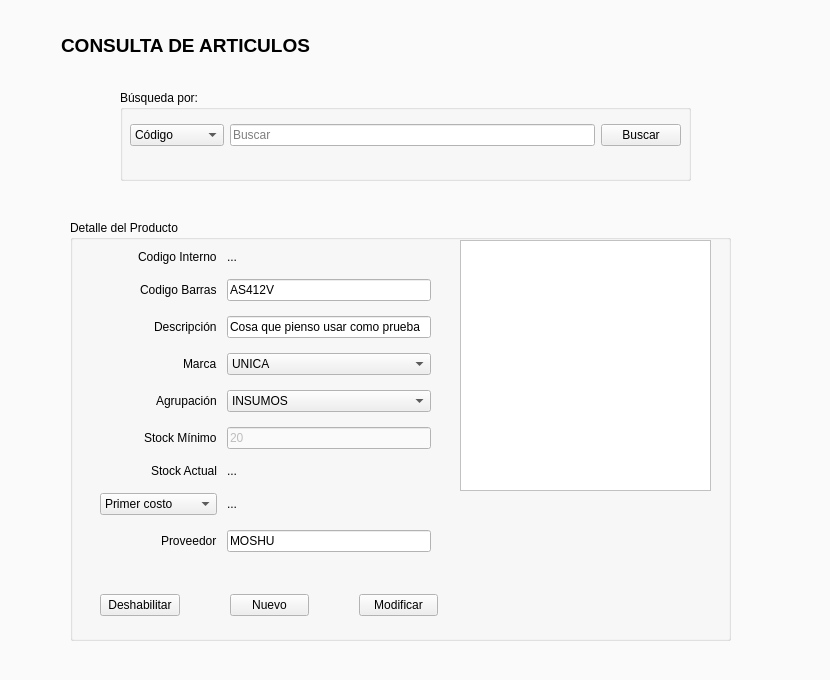
<?xml version="1.0" encoding="UTF-8"?>
<ui version="4.0">
 <class>Form</class>
 <widget class="QWidget" name="Form">
  <property name="geometry">
   <rect>
    <x>0</x>
    <y>0</y>
    <width>830</width>
    <height>680</height>
   </rect>
  </property>
  <property name="palette">
   <palette>
    <active>
     <colorrole role="Base">
      <brush brushstyle="SolidPattern">
       <color alpha="255">
        <red>255</red>
        <green>255</green>
        <blue>255</blue>
       </color>
      </brush>
     </colorrole>
     <colorrole role="Window">
      <brush brushstyle="SolidPattern">
       <color alpha="255">
        <red>250</red>
        <green>250</green>
        <blue>250</blue>
       </color>
      </brush>
     </colorrole>
    </active>
    <inactive>
     <colorrole role="Base">
      <brush brushstyle="SolidPattern">
       <color alpha="255">
        <red>255</red>
        <green>255</green>
        <blue>255</blue>
       </color>
      </brush>
     </colorrole>
     <colorrole role="Window">
      <brush brushstyle="SolidPattern">
       <color alpha="255">
        <red>250</red>
        <green>250</green>
        <blue>250</blue>
       </color>
      </brush>
     </colorrole>
    </inactive>
    <disabled>
     <colorrole role="Base">
      <brush brushstyle="SolidPattern">
       <color alpha="255">
        <red>250</red>
        <green>250</green>
        <blue>250</blue>
       </color>
      </brush>
     </colorrole>
     <colorrole role="Window">
      <brush brushstyle="SolidPattern">
       <color alpha="255">
        <red>250</red>
        <green>250</green>
        <blue>250</blue>
       </color>
      </brush>
     </colorrole>
    </disabled>
   </palette>
  </property>
  <property name="windowTitle">
   <string>Form</string>
  </property>
  <widget class="QGroupBox" name="groupBox_6">
   <property name="geometry">
    <rect>
     <x>120</x>
     <y>90</y>
     <width>571</width>
     <height>91</height>
    </rect>
   </property>
   <property name="title">
    <string>Búsqueda por:</string>
   </property>
   <widget class="QWidget" name="layoutWidget">
    <property name="geometry">
     <rect>
      <x>10</x>
      <y>20</y>
      <width>551</width>
      <height>51</height>
     </rect>
    </property>
    <layout class="QHBoxLayout" name="horizontalLayout_2">
     <item>
      <widget class="QComboBox" name="comboBox_4">
       <item>
        <property name="text">
         <string>Código</string>
        </property>
       </item>
       <item>
        <property name="text">
         <string>Descripción</string>
        </property>
       </item>
      </widget>
     </item>
     <item>
      <widget class="QLineEdit" name="buscador">
       <property name="mouseTracking">
        <bool>false</bool>
       </property>
       <property name="frame">
        <bool>true</bool>
       </property>
       <property name="placeholderText">
        <string>Buscar</string>
       </property>
      </widget>
     </item>
     <item>
      <widget class="QPushButton" name="pushButton_8">
       <property name="text">
        <string>Buscar</string>
       </property>
       <property name="icon">
        <iconset>
         <normaloff>iconos/iconos/search.ico</normaloff>iconos/iconos/search.ico</iconset>
       </property>
       <property name="iconSize">
        <size>
         <width>20</width>
         <height>20</height>
        </size>
       </property>
      </widget>
     </item>
    </layout>
   </widget>
  </widget>
  <widget class="QGroupBox" name="groupBox_5">
   <property name="geometry">
    <rect>
     <x>70</x>
     <y>220</y>
     <width>661</width>
     <height>421</height>
    </rect>
   </property>
   <property name="title">
    <string>Detalle del Producto</string>
   </property>
   <widget class="QWidget" name="formLayoutWidget">
    <property name="geometry">
     <rect>
      <x>20</x>
      <y>20</y>
      <width>351</width>
      <height>348</height>
     </rect>
    </property>
    <layout class="QFormLayout" name="detalle">
     <property name="labelAlignment">
      <set>Qt::AlignRight|Qt::AlignTrailing|Qt::AlignVCenter</set>
     </property>
     <property name="horizontalSpacing">
      <number>10</number>
     </property>
     <property name="verticalSpacing">
      <number>15</number>
     </property>
     <property name="leftMargin">
      <number>10</number>
     </property>
     <property name="topMargin">
      <number>10</number>
     </property>
     <property name="rightMargin">
      <number>10</number>
     </property>
     <property name="bottomMargin">
      <number>10</number>
     </property>
     <item row="0" column="0">
      <widget class="QLabel" name="label_2">
       <property name="text">
        <string>Codigo Interno</string>
       </property>
      </widget>
     </item>
     <item row="1" column="0">
      <widget class="QLabel" name="label_3">
       <property name="text">
        <string>Codigo Barras</string>
       </property>
      </widget>
     </item>
     <item row="1" column="1">
      <widget class="QLineEdit" name="art_cod_barras">
       <property name="text">
        <string>AS412V</string>
       </property>
      </widget>
     </item>
     <item row="2" column="0">
      <widget class="QLabel" name="label_5">
       <property name="text">
        <string>Descripción</string>
       </property>
      </widget>
     </item>
     <item row="2" column="1">
      <widget class="QLineEdit" name="art_descripcion">
       <property name="text">
        <string>Cosa que pienso usar como prueba</string>
       </property>
      </widget>
     </item>
     <item row="3" column="0">
      <widget class="QLabel" name="label_7">
       <property name="text">
        <string>Marca</string>
       </property>
      </widget>
     </item>
     <item row="3" column="1">
      <widget class="QComboBox" name="art_marca">
       <item>
        <property name="text">
         <string>UNICA</string>
        </property>
       </item>
       <item>
        <property name="text">
         <string>TORNO</string>
        </property>
       </item>
      </widget>
     </item>
     <item row="4" column="0">
      <widget class="QLabel" name="label_10">
       <property name="text">
        <string>Agrupación</string>
       </property>
      </widget>
     </item>
     <item row="4" column="1">
      <widget class="QComboBox" name="art_agrupacion">
       <item>
        <property name="text">
         <string>INSUMOS</string>
        </property>
       </item>
       <item>
        <property name="text">
         <string>REPARACION</string>
        </property>
       </item>
       <item>
        <property name="text">
         <string>INVERSION</string>
        </property>
       </item>
      </widget>
     </item>
     <item row="5" column="0">
      <widget class="QLabel" name="label_9">
       <property name="text">
        <string>Stock Mínimo</string>
       </property>
      </widget>
     </item>
     <item row="5" column="1">
      <widget class="QLineEdit" name="art_stock_minimo">
       <property name="enabled">
        <bool>false</bool>
       </property>
       <property name="text">
        <string>20</string>
       </property>
      </widget>
     </item>
     <item row="6" column="0">
      <widget class="QLabel" name="label_12">
       <property name="text">
        <string>Stock Actual</string>
       </property>
      </widget>
     </item>
     <item row="8" column="0">
      <widget class="QLabel" name="label_14">
       <property name="text">
        <string>Proveedor</string>
       </property>
      </widget>
     </item>
     <item row="8" column="1">
      <widget class="QLineEdit" name="prov_id">
       <property name="text">
        <string>MOSHU</string>
       </property>
      </widget>
     </item>
     <item row="0" column="1">
      <widget class="QLabel" name="art_id">
       <property name="text">
        <string>...</string>
       </property>
      </widget>
     </item>
     <item row="6" column="1">
      <widget class="QLabel" name="art_stock_actual">
       <property name="text">
        <string>...</string>
       </property>
      </widget>
     </item>
     <item row="7" column="1">
      <widget class="QLabel" name="art_costo">
       <property name="text">
        <string>...</string>
       </property>
      </widget>
     </item>
     <item row="7" column="0">
      <widget class="QComboBox" name="comboBox">
       <item>
        <property name="text">
         <string>Primer costo</string>
        </property>
       </item>
       <item>
        <property name="text">
         <string>Ultimo costo</string>
        </property>
       </item>
       <item>
        <property name="text">
         <string>Costo promedio</string>
        </property>
       </item>
      </widget>
     </item>
    </layout>
   </widget>
   <widget class="QWidget" name="horizontalLayoutWidget">
    <property name="geometry">
     <rect>
      <x>20</x>
      <y>360</y>
      <width>358</width>
      <height>51</height>
     </rect>
    </property>
    <layout class="QHBoxLayout" name="horizontalLayout_4" stretch="0,0,0">
     <property name="spacing">
      <number>50</number>
     </property>
     <property name="sizeConstraint">
      <enum>QLayout::SetDefaultConstraint</enum>
     </property>
     <property name="leftMargin">
      <number>10</number>
     </property>
     <property name="topMargin">
      <number>10</number>
     </property>
     <property name="rightMargin">
      <number>10</number>
     </property>
     <property name="bottomMargin">
      <number>10</number>
     </property>
     <item>
      <widget class="QPushButton" name="btn_deshabilitar">
       <property name="text">
        <string>Deshabilitar</string>
       </property>
       <property name="icon">
        <iconset>
         <normaloff>iconos/iconos/error.ico</normaloff>iconos/iconos/error.ico</iconset>
       </property>
       <property name="iconSize">
        <size>
         <width>20</width>
         <height>20</height>
        </size>
       </property>
      </widget>
     </item>
     <item>
      <widget class="QPushButton" name="btn_nuevo">
       <property name="text">
        <string>Nuevo</string>
       </property>
       <property name="icon">
        <iconset>
         <normaloff>iconos/iconos/new.ico</normaloff>iconos/iconos/new.ico</iconset>
       </property>
       <property name="iconSize">
        <size>
         <width>20</width>
         <height>20</height>
        </size>
       </property>
      </widget>
     </item>
     <item>
      <widget class="QPushButton" name="btn_modificar">
       <property name="text">
        <string>Modificar</string>
       </property>
       <property name="icon">
        <iconset>
         <normaloff>iconos/iconos/edit.ico</normaloff>iconos/iconos/edit.ico</iconset>
       </property>
       <property name="iconSize">
        <size>
         <width>20</width>
         <height>20</height>
        </size>
       </property>
       <property name="checkable">
        <bool>false</bool>
       </property>
       <property name="autoDefault">
        <bool>false</bool>
       </property>
      </widget>
     </item>
    </layout>
   </widget>
   <widget class="QGraphicsView" name="graphicsView">
    <property name="geometry">
     <rect>
      <x>390</x>
      <y>20</y>
      <width>251</width>
      <height>251</height>
     </rect>
    </property>
    <property name="palette">
     <palette>
      <active>
       <colorrole role="Base">
        <brush brushstyle="SolidPattern">
         <color alpha="255">
          <red>255</red>
          <green>255</green>
          <blue>255</blue>
         </color>
        </brush>
       </colorrole>
      </active>
      <inactive>
       <colorrole role="Base">
        <brush brushstyle="SolidPattern">
         <color alpha="255">
          <red>255</red>
          <green>255</green>
          <blue>255</blue>
         </color>
        </brush>
       </colorrole>
      </inactive>
      <disabled>
       <colorrole role="Base">
        <brush brushstyle="SolidPattern">
         <color alpha="255">
          <red>171</red>
          <green>177</green>
          <blue>182</blue>
         </color>
        </brush>
       </colorrole>
      </disabled>
     </palette>
    </property>
   </widget>
  </widget>
  <widget class="QWidget" name="horizontalLayoutWidget_2">
   <property name="geometry">
    <rect>
     <x>50</x>
     <y>20</y>
     <width>271</width>
     <height>51</height>
    </rect>
   </property>
   <layout class="QHBoxLayout" name="horizontalLayout_3">
    <property name="spacing">
     <number>10</number>
    </property>
    <property name="leftMargin">
     <number>10</number>
    </property>
    <property name="topMargin">
     <number>10</number>
    </property>
    <property name="rightMargin">
     <number>10</number>
    </property>
    <property name="bottomMargin">
     <number>10</number>
    </property>
    <item>
     <widget class="QLabel" name="label">
      <property name="font">
       <font>
        <family>Arial</family>
        <pointsize>14</pointsize>
        <weight>75</weight>
        <bold>true</bold>
       </font>
      </property>
      <property name="layoutDirection">
       <enum>Qt::LeftToRight</enum>
      </property>
      <property name="autoFillBackground">
       <bool>false</bool>
      </property>
      <property name="text">
       <string>CONSULTA DE ARTICULOS</string>
      </property>
      <property name="alignment">
       <set>Qt::AlignCenter</set>
      </property>
     </widget>
    </item>
   </layout>
  </widget>
  <widget class="QLabel" name="label_4">
   <property name="geometry">
    <rect>
     <x>450</x>
     <y>20</y>
     <width>300</width>
     <height>80</height>
    </rect>
   </property>
   <property name="text">
    <string/>
   </property>
   <property name="pixmap">
    <pixmap>iconos/corupel.jpg</pixmap>
   </property>
   <property name="scaledContents">
    <bool>true</bool>
   </property>
  </widget>
 </widget>
 <resources/>
 <connections/>
</ui>
